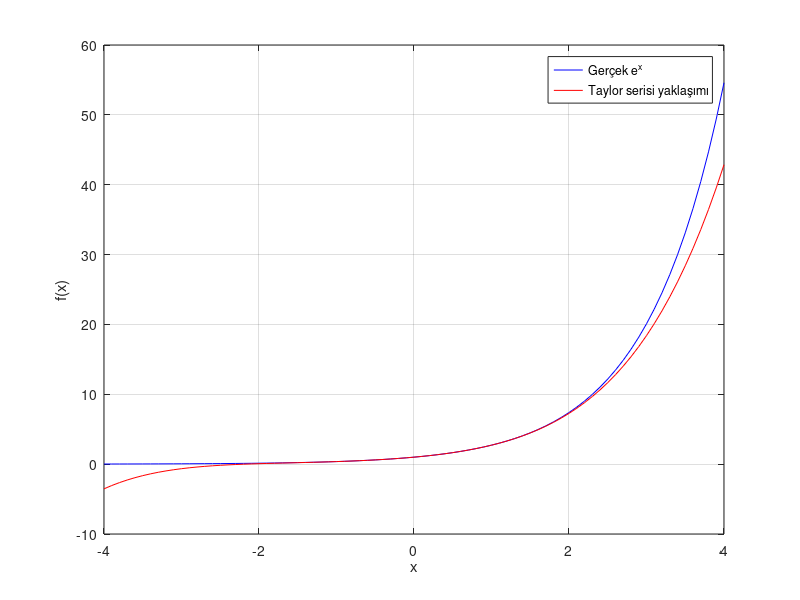

This figure's MATLAB source:
clc; clear; close all; % Komut penceresini temizler, değişkenleri siler ve açık grafikleri kapatır

% Kullanıcıdan x değerini al
x = input('x değerini giriniz : ');

% Kullanıcıdan Taylor serisinde kullanılacak terim sayısını al
n = input('Terim sayısını giriniz : ');

% Taylor serisinin toplam sonucunu tutacak değişken
taylor_sonuc = 0;

% Faktoriyel hesaplamak için başlangıç değeri
faktoriyel = 1;

% Taylor serisini hesaplamak için for döngüsü
for i = 0:n
    
    % Faktoriyel hesaplama (i! değeri)
    if i > 0
        faktoriyel = faktoriyel * i;
    end
    
    % Taylor serisinin i. terimi (x^i / i!)
    terim = (x^i) / faktoriyel;
    
    % Hesaplanan terimi toplam sonuca ekleme
    taylor_sonuc = taylor_sonuc + terim;
    
end

% MATLAB'ın hazır exp(x) fonksiyonu ile gerçek değeri hesaplama
gercek_deger = exp(x);

% Sonuç
disp(["Taylor serisi sonucu : " num2str(taylor_sonuc)]);
disp(["Gerçek exp(x) değeri : " num2str(gercek_deger)]);

% Grafik çizimi için x değerleri oluşturma 

x_degerleri = -4:0.1:4;

% Taylor serisi grafiğini tutacak boş dizi oluşturma
taylor_grafik = zeros(size(x_degerleri));

% Her x değeri için Taylor serisi hesaplama
for k = 1:length(x_degerleri)
    
    % Dizideki x değerini alma
    x = x_degerleri(k);
    
    % Toplam ve faktoriyeli sıfırlama
    toplam = 0;
    faktoriyel = 1;
    
    % Taylor serisini tekrar hesaplama
    for i = 0:n
        
        % Faktoriyel hesaplama
        if i > 0
            faktoriyel = faktoriyel * i;
        end
        
        % Taylor serisi toplamına terim ekleme
        toplam = toplam + (x^i)/faktoriyel;
        
    end
    
    % Hesaplanan değeri grafik dizisine ekleme
    taylor_grafik(k) = toplam;
    
end

% Gerçek e^x değerlerini hesaplama
gercek_grafik = exp(x_degerleri);

% Gerçek e^x grafiğini çizme
plot(x_degerleri , gercek_grafik , "b");

% Aynı grafikte ikinci eğriyi çizmek için hold on
hold on

% Taylor serisi yaklaşım grafiğini çizme
plot(x_degerleri , taylor_grafik , " r");

% Grafik açıklaması (legend)
legend("Gerçek e^x","Taylor serisi yaklaşımı");

% X ekseni etiketi
xlabel("x");

% Y ekseni etiketi
ylabel("f(x)");

% Grafiğe kareli arka plan ekleme
grid on
